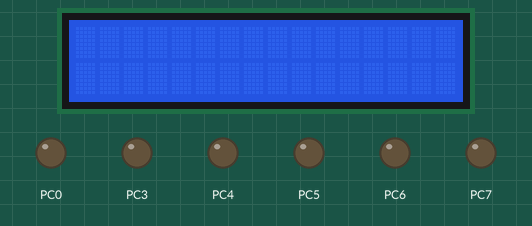
Bench run of a program on a simulated ATmega32, built with avr-gcc and emulated at 16 MHz. On the bench: 16×2 character LCD, output pins drawn as LEDs (lit = HIGH). Wiring (inferred from the signals the program sends): 4×4 keypad with keys 1 2 3 4 5 6 7 8 9 A B C D E F G: rows PB0, PB1, PB2, PB3; columns PB4, PB5, PB6, PB7; character LCD (HD44780): RS PC2; E PC1; data PD0, PD1, PD2, PD3, PD4, PD5, PD6, PD7. Pins used as bus, display or sensor lines are not drawn.

Above: at 0.3 s.
At 1.3 s:
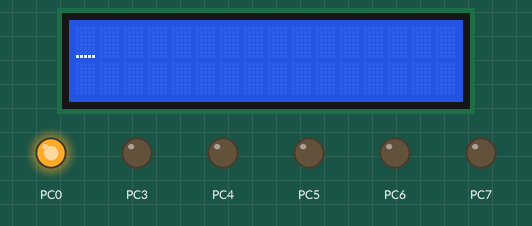
Timing chart, 0 to 4.8 s (numbered marks = the images above):
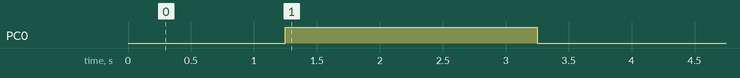

Measured:
- by itself, PC0: LOW → HIGH at 1.3 s, → LOW 2.0 s later

The program:

main.c
```c
/*
 * keypad.c
 *
 * Created: 17-12-2020 23:37:57
 * Author : rohit
 */

#include <avr/io.h>
#define F_CPU 16e6
#include <util/delay.h>


void cmd(int);
void data(char);
void lcdDisplay(const char *);
char keypad();
void lcdInit();
int main(void)
{   char ch;
	DDRB=0x0f;
	DDRD=0xff;
	DDRC=0xff;
	lcdInit();
	lcdDisplay("Password");
	cmd(0xC1);

	while(1)

	{
		ch = keypad();
		data(ch);

	}

	return(0);
}
void lcdInit()
{
	cmd(0x38);
	cmd(0x01);
	//cmd(0xC7);
	cmd(0x06);
	cmd(0x0E);
	cmd(0x80);
}
char keypad()
{
	int key;
	while(1){
		PORTB=0x0E;
		key=PINB&(0xF0);
		switch(key)
		{
			case 0xE0 : return('1');
			case 0xD0 : return('2');
			case 0xB0 : return('3');
			case 0x70 : return('4');
		}
		PORTB=0x0D;
		key=PINB&(0xF0);
		switch(key)
		{
			case 0xE0 : return('5');
			case 0xD0 : return('6');
			case 0xB0 : return('7');
			case 0x70 : return('8');
		}
		PORTB=0x0B;
		key=PINB&(0xF0);
		switch(key)
		{
			case 0xE0 : return('9');
			case 0xD0 : return('A');
			case 0xB0 : return('B');
			case 0x70 : return('C');
		}
		PORTB=0x07;
		key=PINB&(0xF0);
		switch(key)
		{
			case 0xE0 : return('D');
			case 0xD0 : return('E');
			case 0xB0 : return('F');
			case 0x70 : return('G');
		}_delay_ms(250);
	}
}

void cmd(int cmd){
	PORTD=cmd;
	PORTC=0x02;
	_delay_ms(250);
	PORTC=0x00;
}

void data(char ch){
	PORTD=ch;
	PORTC=0x03;
	_delay_ms(250);
	PORTC=0x01;
}
void lcdDisplay(const char *str){
	while(*str!='\0'){
		data(*str);
		str++;
	}}
```
